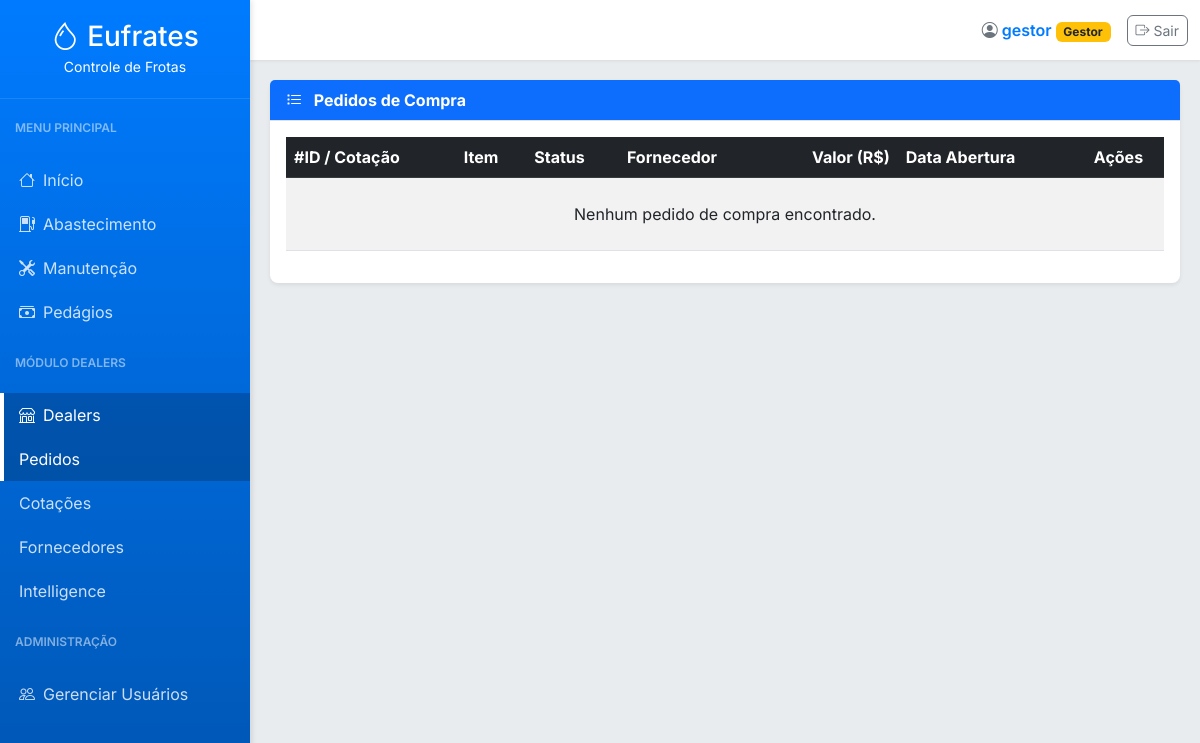
The page /dealers/pedidos-compra (signed in) on the database as committed earlier.
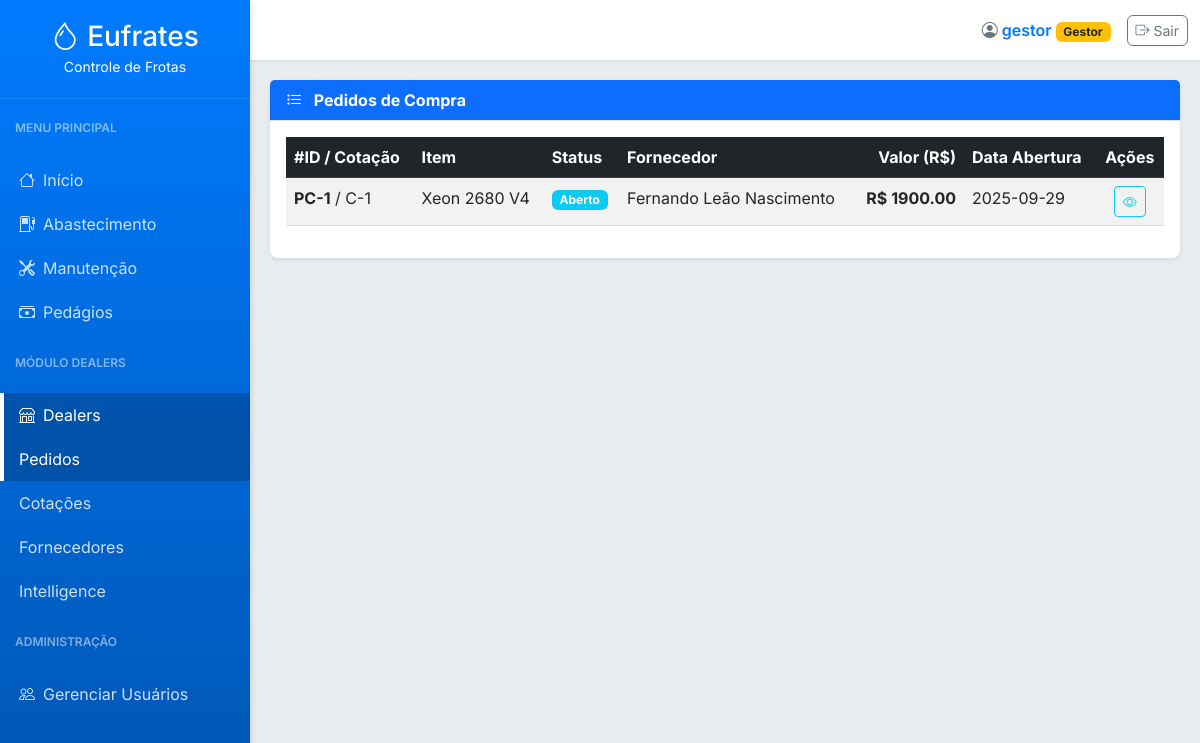
The same page on the database as committed later.
### tables this page shows
CREATE TABLE pedidos_compra (
        id INTEGER PRIMARY KEY AUTOINCREMENT,
        quote_id INTEGER,
        user_id INTEGER NOT NULL, -- ID do usuário que finalizou a compra/aprovou a cotação
        item TEXT NOT NULL,
        quantidade REAL NOT NULL,
        valor REAL NOT NULL,
        fornecedor_cnpj TEXT,
        status TEXT DEFAULT 'Aberto', -- Aberto, Em Edição, Finalizado, Cancelado
        nf_e_chave TEXT,
        nfs_pdf_path TEXT,
        data_abertura TEXT NOT NULL,
        data_finalizacao TEXT,
        data_registro TEXT DEFAULT CURRENT_TIMESTAMP,
        FOREIGN KEY (user_id) REFERENCES users (id),
        FOREIGN KEY (quote_id) REFERENCES cotacoes (id)
    );

CREATE TABLE fornecedores (
        id INTEGER PRIMARY KEY AUTOINCREMENT,
        cnpj TEXT NOT NULL UNIQUE,
        nome TEXT NOT NULL,
        ie TEXT,
        endereco TEXT,
        tipo TEXT,
        contato TEXT,
        data_registro TEXT DEFAULT CURRENT_TIMESTAMP
    );

### app.py (the view, shortened to what this page needs)
@app.route('/dealers/pedidos-compra', methods=['GET', 'POST'])
@login_required
@roles_required(['Administrador', 'Gestor', 'Comprador'])
def pedidos_compra():
    user_role = session.get('role')
    pedidos_list = obter_pedidos_compra()
    return render_template('pedidos_compra.html', active_page='pedidos_compra', pedidos=pedidos_list, user_role=user_role)

### app.py (called while the page is built)
@app.before_request
def load_logged_in_user():
    user_id = session.get('user_id')
    if user_id is None:
        g.user = None
    else:
        g.user = get_user_by_id(user_id)

def login_required(view):
    @wraps(view)
    def wrapped_view(*args, **kwargs):
        if g.user is None:
            flash('Você precisa estar logado para acessar esta página.', 'warning')
            return redirect(url_for('login'))
        return view(*args, **kwargs)
    return wrapped_view

def roles_required(roles):
    def wrapper(view):
        @wraps(view)
        def wrapped_view(*args, **kwargs):
            if g.user is None:
                flash('Você precisa estar logado para acessar esta página.', 'warning')
                return redirect(url_for('login'))
            if g.user['role'] == 'Administrador':
                return view(*args, **kwargs)
            if g.user['role'] not in roles:
                flash('Acesso negado. Sua função não permite acessar esta página.', 'danger')
                return redirect(url_for('index'))
            return view(*args, **kwargs)
        return wrapped_view
    return wrapper

### templates/pedidos_compra.html (shortened to what this page needs)
{% extends "base.html" %}
{% block content %}
<div class="card">
    <div class="card-header bg-primary text-white">
        <i class="bi bi-list-task me-2"></i> Pedidos de Compra
    </div>
    <div class="card-body">
        <div class="table-responsive">
            <table class="table table-striped table-hover">
                <thead class="table-dark">
                    <tr>
                        <th>#ID / Cotação</th>
                        <th>Item</th>
                        <th>Status</th>
                        <th>Fornecedor</th>
                        <th class="text-end">Valor (R$)</th>
                        <th>Data Abertura</th>
                        <th class="text-center">Ações</th>
                    </tr>
                </thead>
                <tbody>
                    {% for pedido in pedidos %}
                    <tr id="row-{{ pedido.id }}">
                        <td><strong>PC-{{ pedido.id }}</strong> / C-{{ pedido.quote_id if pedido.quote_id else '-' }}</td>
                        <td>{{ pedido.item }}</td>
                        <td>
                            <span class="badge
                                {% if pedido.status == 'Finalizado' %}bg-success
                                {% elif pedido.status == 'Aberto' %}bg-info
                                {% elif pedido.status == 'Em Edição' %}bg-primary
                                {% else %}bg-warning{% endif %}">
                                {{ pedido.status }}
                            </span>
                        </td>
                        <td>{{ pedido.fornecedor_nome if pedido.fornecedor_nome else '-' }}</td>
                        <td class="text-end fw-bold">R$ {{ "%.2f"|format(pedido.valor) }}</td>
                        <td>{{ pedido.data_abertura }}</td>
                        <td class="text-center">
                            <div class="btn-group btn-group-sm">
                                <button class="btn btn-outline-info" onclick="detalhesPedido({{ pedido.id }})" title="Detalhes">
                                    <i class="bi bi-eye"></i>
                                </button>
                            </div>
                        </td>
                    </tr>
                    {% else %}
                    <tr>
                        <td colspan="7" class="text-center py-4">Nenhum pedido de compra encontrado.</td>
                    </tr>
                    {% endfor %}
                </tbody>
            </table>
        </div>
    </div>
</div>
{% endblock %}

Rows that differ between the two databases and show on the page:
added pedidos_compra: id "1", quote "1", item "Xeon 2680 V4", status "Aberto", nome "Fernando Leão Nascimento", valor "1900.00", data_abertura "2025-09-29"
Other text that changed with them:
text no longer shown: "Nenhum pedido de compra encontrado."
